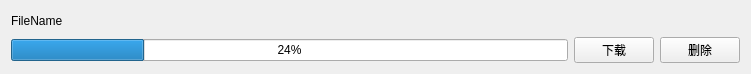
<?xml version="1.0" encoding="UTF-8"?>
<ui version="4.0">
 <class>DownItemWidget</class>
 <widget class="QWidget" name="DownItemWidget">
  <property name="geometry">
   <rect>
    <x>0</x>
    <y>0</y>
    <width>751</width>
    <height>74</height>
   </rect>
  </property>
  <property name="windowTitle">
   <string>Form</string>
  </property>
  <layout class="QGridLayout" name="gridLayout">
   <item row="1" column="2">
    <widget class="QPushButton" name="delBtn">
     <property name="text">
      <string>删除</string>
     </property>
    </widget>
   </item>
   <item row="0" column="0">
    <widget class="QLabel" name="nameLab">
     <property name="text">
      <string>FileName</string>
     </property>
    </widget>
   </item>
   <item row="1" column="1">
    <widget class="QPushButton" name="downBtn">
     <property name="text">
      <string>下载</string>
     </property>
    </widget>
   </item>
   <item row="1" column="0">
    <widget class="QProgressBar" name="progressBar">
     <property name="value">
      <number>24</number>
     </property>
     <property name="textVisible">
      <bool>true</bool>
     </property>
     <property name="orientation">
      <enum>Qt::Horizontal</enum>
     </property>
     <property name="textDirection">
      <enum>QProgressBar::TopToBottom</enum>
     </property>
    </widget>
   </item>
  </layout>
 </widget>
 <resources/>
 <connections/>
</ui>
